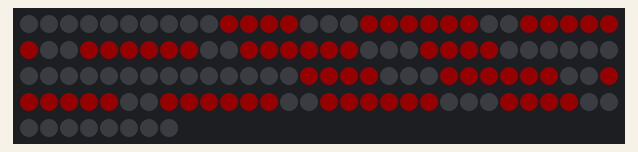
Simulated run of this sketch. Board: Arduino Uno, built with avr-gcc and run on an emulated ATmega328P. Shown: 128 RGB LEDs in strip order, left to right, continuing on the next row. Dim RGB values are drawn brighter than linear.

Above: at 0.1 s.
At 1.6 s:
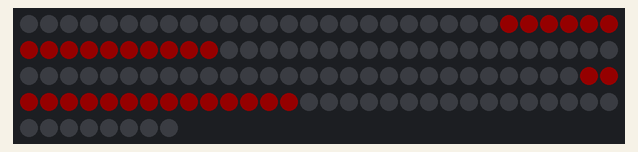

Measured:
- what the display in image 0 shows lasts 1.6 s, from 0.0 s to 1.6 s
- what the display in image 1 shows lasts 1.0 s, from 1.6 s to 2.6 s

The sketch:

neopixeltest.ino
```cpp
#include <Adafruit_NeoPixel.h>

// Define the number of LEDs and the pin they're connected to
#define NUMPIXELS 128 // 64 LEDs for each 8x8 matrix, so 128 in total
#define PIN 18


Adafruit_NeoPixel strip = Adafruit_NeoPixel(NUMPIXELS, PIN, NEO_GRB + NEO_KHZ800);

// Array defining 8x8 grid layout for both matrices
int pixelMap[8][8] = {
  {0,  1,  2,  3,  4,  5,  6,  7},
  {8,  9,  10, 11, 12, 13, 14, 15},
  {16, 17, 18, 19, 20, 21, 22, 23},
  {24, 25, 26, 27, 28, 29, 30, 31},
  {32, 33, 34, 35, 36, 37, 38, 39},
  {40, 41, 42, 43, 44, 45, 46, 47},
  {48, 49, 50, 51, 52, 53, 54, 55},
  {56, 57, 58, 59, 60, 61, 62, 63}
};

int pixelMap2[8][8] = {
  {64, 65, 66, 67, 68, 69, 70, 71},
  {72, 73, 74, 75, 76, 77, 78, 79},
  {80, 81, 82, 83, 84, 85, 86, 87},
  {88, 89, 90, 91, 92, 93, 94, 95},
  {96, 97, 98, 99, 100, 101, 102, 103},
  {104, 105, 106, 107, 108, 109, 110, 111},
  {112, 113, 114, 115, 116, 117, 118, 119},
  {120, 121, 122, 123, 124, 125, 126, 127}
};

// Function to set all LEDs to off
void clearStrip() {
  for (int i = 0; i < NUMPIXELS; i++) {
    strip.setPixelColor(i, 0);
  }
  strip.show();
}

// Function to draw a circle pattern
void drawCircle(int r, uint32_t color) {
  float centerX = 3.5, centerY = 3.5; // Correct center for 8x8 grid
  for (int y = 0; y < 8; y++) {
    for (int x = 0; x < 8; x++) {
      float distance = sqrt(pow(x - centerX, 2) + pow(y - centerY, 2));
      if (distance <= r) {
        // Set for the first grid
        strip.setPixelColor(pixelMap[y][x], color);
        // Set for the second grid
        strip.setPixelColor(pixelMap2[y][x], color);
      }
    }
  }
  strip.show();
}

// Function to draw two horizontal lines
void drawHorizontalLines(int row1, int row2, uint32_t color) {
  for (int x = 0; x < 8; x++) {
    // First grid
    strip.setPixelColor(pixelMap[row1][x], color);
    strip.setPixelColor(pixelMap[row2][x], color);
    // Second grid
    strip.setPixelColor(pixelMap2[row1][x], color);
    strip.setPixelColor(pixelMap2[row2][x], color);
  }
  strip.show();
}

void setup() {
  strip.begin();
  strip.show(); // Initialize all pixels to off
  clearStrip();
}

void loop() {
  uint32_t red = strip.Color(255, 0, 0);
  strip.setBrightness(20);
  clearStrip();

  // Animation: Fill the circle
  for (int r = 3; r <= 3; r++) { // Expand circle from radius 1 to 3
    clearStrip();
    drawCircle(r, red);
    delay(500);
  }

  delay(1000);

  // Animation: Transform circle into two horizontal lines
  clearStrip();
  drawHorizontalLines(3, 4, red); // Draw lines in rows 3 and 4
  delay(1000);

  // Repeat animation
}
```
